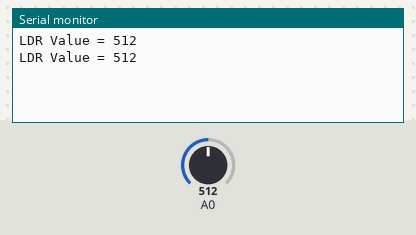
Simulated run of this sketch. Board: ESP8266 (NodeMCU). Shown: the last lines printed to the serial monitor. The test bench sets the inputs (shaded band); at power-on: A0 = 512. WiFi joins after 1.5 s; servers stay silent unless stated.

Above: at 3.0 s.
3.1 s: A0 set to 716
At 3.7 s:
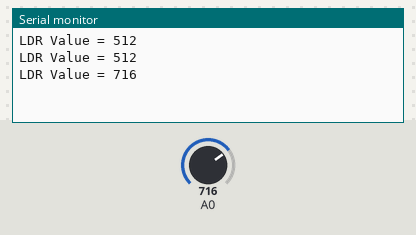
4.6 s: A0 set to 900
At 4.61 s:
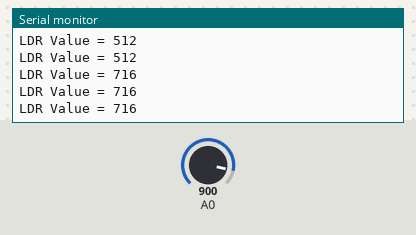
Timing chart, 0 to 7.6 s (numbered marks = the images above; inputs shaded):
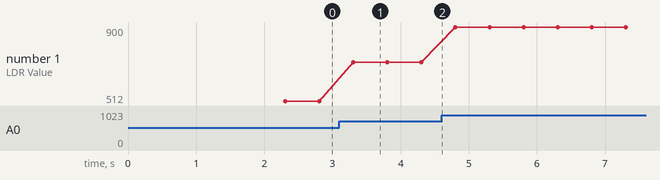

The sketch:

LDRSensor.ino
```cpp
#define BLYNK_PRINT Serial


#include <ESP8266WiFi.h>
#include <BlynkSimpleEsp8266.h>


// You should get Auth Token in the Blynk App.
// Go to the Project Settings (nut icon).
char auth[] = "YourAuthToken";

// Your WiFi credentials.
// Set password to "" for open networks.
char ssid[] = "YourNetworkName";
char pass[] = "YourPassword";

BlynkTimer timer;

void pushSensorData(){

  int ldrValue = analogRead(A0);

  Blynk.virtualWrite(V2,ldrValue);
  Serial.printf("LDR Value = %d \n", ldrValue );

}

void setup() {
  // put your setup code here, to run once:
  Serial.begin(115200);
  Blynk.begin(auth, ssid, pass);

  timer.setInterval(500L, pushSensorData);

}

void loop() {
  Blynk.run();
  timer.run();
}
```

Measured:
- after the input at 3.1 s, the serial monitor: prints a new line after 0.20 s (image 1)
- plotted number 1: 512 → 716 after the input at 3.1 s, 716 → 900 after the input at 4.6 s
